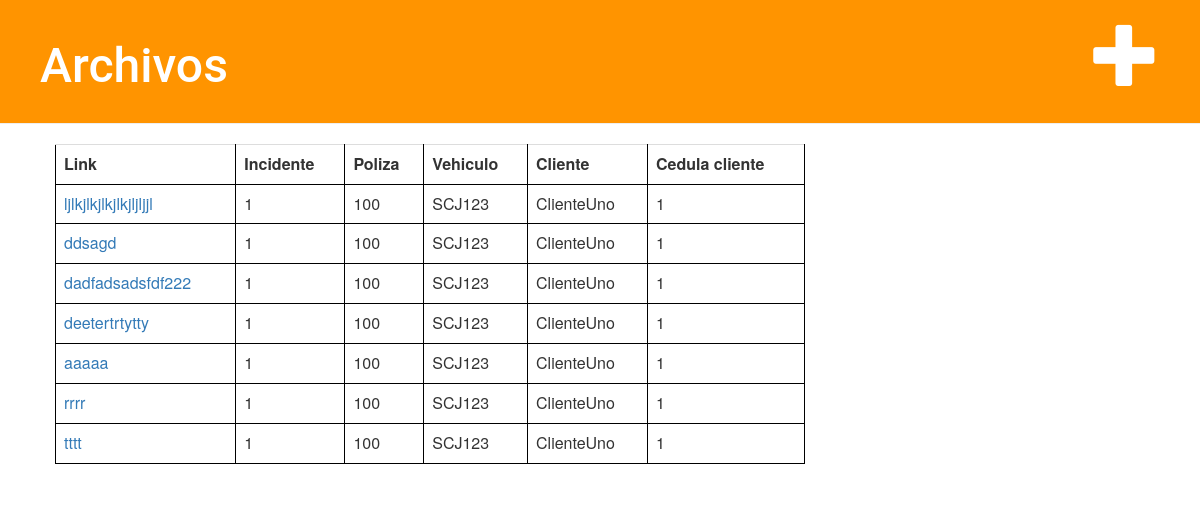
The app's page /archivo/ with its own data.
### denuncia/models.py (models this page shows, shortened)
class Archivo(models.Model):
    id = models.AutoField(primary_key=True)
    incidente = models.ForeignKey('Incidente',on_delete=models.CASCADE,)
    link = models.CharField(max_length=200)

class Incidente(models.Model):
    nro_incidente = models.AutoField(primary_key=True)
    poliza = models.ForeignKey('Poliza',on_delete=models.CASCADE,)
    hay_heridos = models.BooleanField()
    hay_terceros = models.BooleanField()
    fecha_incidente = models.DateTimeField(default=timezone.now)
    estado = models.ForeignKey('Estado',on_delete=models.CASCADE,)
    pro_nombre = models.CharField(max_length=30)
    pro_cedula = models.CharField(max_length=8)
    pro_vto_libreta = models.DateField(null=True, blank=True)
    pro_telefono = models.CharField(max_length=9)
    pro_email = models.EmailField(max_length=35, null=True, blank=True)
    pro_descripción = models.TextField(max_length=500)
    ter_matricula = models.CharField(max_length=7, null=True, blank=True)
    ter_aseguradora = models.CharField(max_length=30, null=True, blank=True)
    ter_propietario = models.BooleanField()
    ter_nombre_conductor = models.CharField(max_length=30, null=True, blank=True)
    ter_cedula_conductor = models.CharField(max_length=8, null=True, blank=True)
    ter_telefono_conductor = models.CharField(max_length=9, null=True, blank=True)
    usuario = models.ForeignKey('Usuario',on_delete=models.CASCADE,)
    fecha_mod = models.DateTimeField(default=timezone.now)

class Poliza(models.Model):
    nro_poliza = models.CharField(primary_key=True, max_length=8)
    cliente = models.ForeignKey('Cliente',on_delete=models.CASCADE,)
    vehiculo = models.ForeignKey('Vehiculo',on_delete=models.CASCADE,)

class Vehiculo(models.Model):
    matricula = models.CharField(primary_key=True, max_length=7)

class Cliente(models.Model):
    cedula = models.CharField(primary_key=True, max_length=8)
    nombre = models.CharField(max_length=30)
    vehiculo = models.ForeignKey('Vehiculo',on_delete=models.CASCADE,)

### denuncia/views.py (the view)
# urls.py: path('archivo/', views.archivo_list, name='archivo_list'),
def archivo_list(request):
    archivos = Archivo.objects.order_by('id')
    return render(request, 'archivo/archivo_list.html', {'archivos': archivos})

### denuncia/templates/archivo/archivo_list.html
{% extends 'archivo/base.html' %}
{% block content %}
	<table class='table'>
		<tr>
			<th>Link</th><th>Incidente</th><th>Poliza</th><th>Vehiculo</th><th>Cliente</th><th>Cedula cliente</th>
		</tr>
		{% for archivo in archivos %}
			<tr>
				<td> <a href="{% url 'archivo_detail' pk=archivo.id %}">{{ archivo.link }}</a></td>
				<td>{{archivo.incidente.nro_incidente }} </td>
				<td>{{archivo.incidente.poliza.nro_poliza }} </td>
				<td>{{archivo.incidente.poliza.vehiculo.matricula }} </td>
				<td>{{archivo.incidente.poliza.cliente.nombre }} </td>
				<td>{{archivo.incidente.poliza.cliente.cedula }} </td>
			</tr>
		{% endfor %}
	</table>
{% endblock %}

### denuncia/static/css/denuncia.css (style rules this page uses)
.table, th, td { border: 1px solid black; }

### records on screen
Archivo: link "ljlkjlkjlkjlkjljljjl", incidente.nro_incidente "1", incidente.poliza.nro_poliza "100", incidente.poliza.vehiculo.matricula "SCJ123", incidente.poliza.cliente.nombre "ClienteUno", incidente.poliza.cliente.cedula "1"
Archivo: link "ddsagd", incidente.nro_incidente "1", incidente.poliza.nro_poliza "100", incidente.poliza.vehiculo.matricula "SCJ123", incidente.poliza.cliente.nombre "ClienteUno", incidente.poliza.cliente.cedula "1"
Archivo: link "dadfadsadsfdf222", incidente.nro_incidente "1", incidente.poliza.nro_poliza "100", incidente.poliza.vehiculo.matricula "SCJ123", incidente.poliza.cliente.nombre "ClienteUno", incidente.poliza.cliente.cedula "1"
Archivo: link "deetertrtytty", incidente.nro_incidente "1", incidente.poliza.nro_poliza "100", incidente.poliza.vehiculo.matricula "SCJ123", incidente.poliza.cliente.nombre "ClienteUno", incidente.poliza.cliente.cedula "1"
Archivo: link "aaaaa", incidente.nro_incidente "1", incidente.poliza.nro_poliza "100", incidente.poliza.vehiculo.matricula "SCJ123", incidente.poliza.cliente.nombre "ClienteUno", incidente.poliza.cliente.cedula "1"
Archivo: link "rrrr", incidente.nro_incidente "1", incidente.poliza.nro_poliza "100", incidente.poliza.vehiculo.matricula "SCJ123", incidente.poliza.cliente.nombre "ClienteUno", incidente.poliza.cliente.cedula "1"
Archivo: link "tttt", incidente.nro_incidente "1", incidente.poliza.nro_poliza "100", incidente.poliza.vehiculo.matricula "SCJ123", incidente.poliza.cliente.nombre "ClienteUno", incidente.poliza.cliente.cedula "1"
